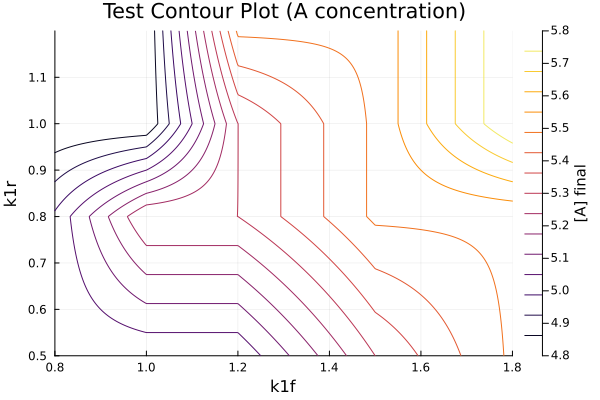

Julia code for this plot:
#!/usr/bin/env julia

# Test the contour plot fix
println("=== Testing Contour Plot Fix ===")

using Plots

# Create test data that mimics the actual problem
println("Creating test data with parameter tuples...")

# Create test results with various data structures
test_results = [
    # Normal case - all scalars
    ((1.0, 0.5, 2.0, 1.0, 1.5, 0.8, 2.5, 1.2), [5.0, 2.1, 1.8, 18.5, 14.2]),
    
    # Case with vectors
    ((0.8, 1.2, 1.8, 0.9, 1.2, 1.0, 2.0, 1.5), [4.8, [2.3, 2.4], 1.9, 18.0, 14.0]),
    
    # Case with tuples
    ((1.2, 0.8, 2.2, 1.1, 1.8, 0.7, 2.8, 1.1), [(5.2, 5.3), 1.9, 2.1, 18.8, 14.5]),
    
    # Mixed case
    ((1.5, 1.0, 2.5, 1.2, 2.0, 0.9, 3.0, 1.3), [5.5, (2.5, 2.6), [2.2, 2.3], 19.0, 15.0]),
    
    # Short data
    ((1.8, 1.2, 2.8, 1.4, 2.3, 1.1, 3.3, 1.5), [5.8, 2.8]),
]

println("Testing with $(length(test_results)) results")

# Test the contour plot creation logic
println("\n--- Testing Contour Plot Logic ---")

try
    # Extract data with safe indexing (same as in param_scan_metal.jl)
    x_vals = [params[1] for (params, res) in test_results]  # k1f values
    y_vals = [params[2] for (params, res) in test_results]  # k1r values
    
    # Extract A concentration values for contour plot
    a_concentrations = [res[1] isa Vector ? res[1][end] : (res[1] isa Tuple ? res[1][end] : res[1]) for (params, res) in test_results]
    
    println("x_vals (k1f): $x_vals")
    println("y_vals (k1r): $y_vals")
    println("a_concentrations: $a_concentrations")
    
    # Create contour plot
    k1f_unique = sort(unique(x_vals))
    k1r_unique = sort(unique(y_vals))
    
    println("k1f_unique: $k1f_unique")
    println("k1r_unique: $k1r_unique")
    
    # Create grid
    z_grid = zeros(length(k1f_unique), length(k1r_unique))
    
    for i in eachindex(k1f_unique)
        for j in eachindex(k1r_unique)
            # Find closest k1f and k1r combination
            distances = [(x_vals[k] - k1f_unique[i])^2 + (y_vals[k] - k1r_unique[j])^2 for k in eachindex(x_vals)]
            closest_idx = argmin(distances)
            z_grid[i, j] = a_concentrations[closest_idx]
        end
    end
    
    println("z_grid:")
    for i in 1:size(z_grid, 1)
        println("  Row $i: $(z_grid[i, :])")
    end
    
    # Create contour plot
    p = contour(k1f_unique, k1r_unique, z_grid', 
                xlabel="k1f", ylabel="k1r", 
                title="Test Contour Plot (A concentration)",
                colorbar_title="[A] final")
    
    savefig(p, "test_contour_fix.png")
    println("✅ Contour plot created successfully")
    
    # Test statistical summary
    println("\n--- Testing Statistical Summary ---")
    
    a_vals = [res[1] isa Vector ? res[1][end] : (res[1] isa Tuple ? res[1][end] : res[1]) for (params, res) in test_results]
    b_vals = [length(res) >= 2 ? (res[2] isa Vector ? res[2][end] : (res[2] isa Tuple ? res[2][end] : res[2])) : 0.0 for (params, res) in test_results] 
    c_vals = [length(res) >= 3 ? (res[3] isa Vector ? res[3][end] : (res[3] isa Tuple ? res[3][end] : res[3])) : 0.0 for (params, res) in test_results]
    product_ratio = [(b + c)/max(a, 1e-6) for (a,b,c) in zip(a_vals, b_vals, c_vals)]
    
    println("A concentrations: $a_vals")
    println("B concentrations: $b_vals")
    println("C concentrations: $c_vals")
    println("Product ratios: $product_ratio")
    
    println("✅ Statistical summary calculated successfully")
    
catch e
    println("❌ Test failed: $e")
    println("Error details: $(typeof(e))")
end

println("\n=== Contour Plot Fix Test Complete ===") 